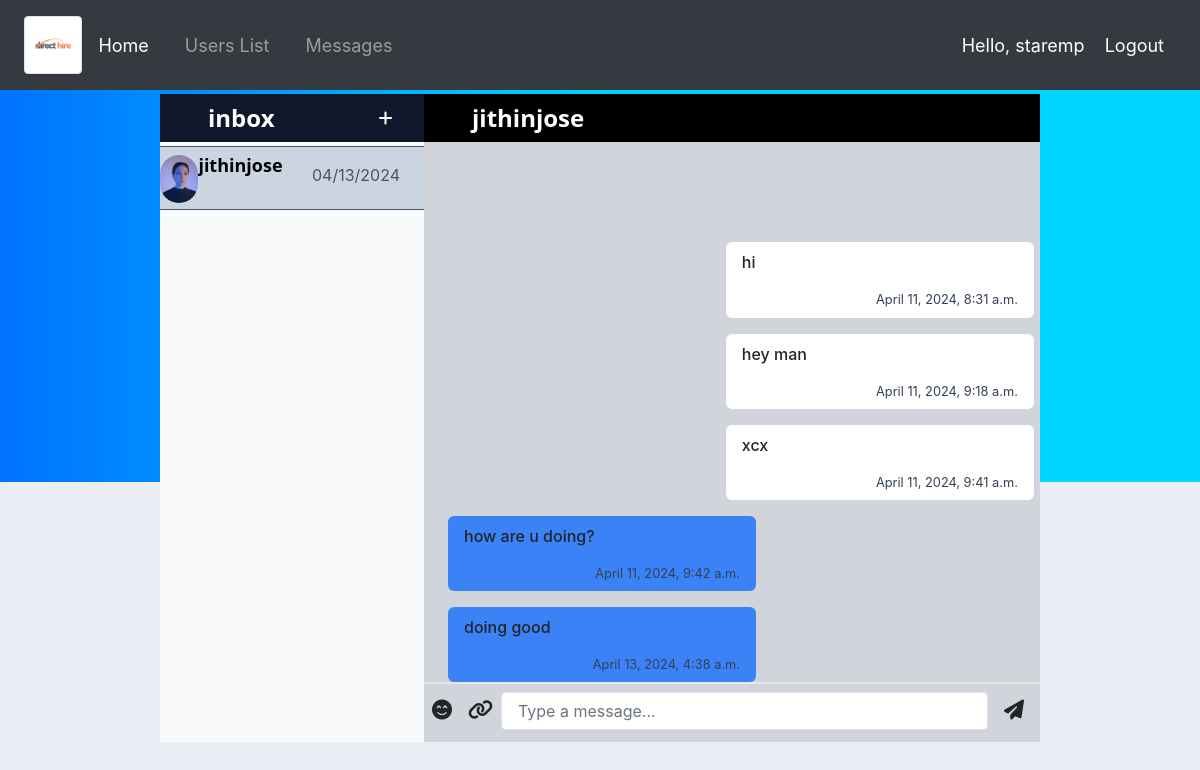
The page /chat/inbox/jithinjose/ (signed in) on the database its author committed.
### accounts/models.py (models this page shows)
class NewUser(AbstractUser):
    USER_TYPE_CHOICES = (
        (1, 'customer'),
        (2, 'employee'),
        (3, 'admin'),
    )
    user_type = models.PositiveSmallIntegerField(choices=USER_TYPE_CHOICES, null=True, blank=True)

### chat/models.py (models this page shows, shortened)
class Message(models.Model):
    sender = models.ForeignKey(NewUser, on_delete=models.CASCADE, related_name='sender')
    recipient = models.ForeignKey(NewUser, on_delete=models.CASCADE, related_name='recipient')
    message = models.TextField()
    date = models.DateTimeField(auto_now_add=True)
    is_read = models.BooleanField(default=False)
    class Meta:
        db_table = 'chat_messages'
        verbose_name = 'Message'
        verbose_name_plural = 'Messages'
        ordering = ('-date',)
    @staticmethod
    def get_all_messages(user_1, user_2):
        messages = Message.objects.filter(sender=user_1, recipient=user_2) | Message.objects.filter(sender=user_2, recipient=user_1)
        messages = messages.order_by('date')
        return messages
    @staticmethod
    def get_message_list(user):
        messages = Message.objects.filter(sender=user) | Message.objects.filter(recipient=user)
        user_list = set()
        message_list = []
        for message in messages:
            if message.sender == user:
                other_user = message.recipient
            else:
                other_user = message.sender
            if other_user not in user_list:
                user_list.add(other_user)
                message_list.append(message)
        message_list.sort(key=lambda x: x.date, reverse=True)
        return message_list

### chat/views.py (the view, shortened to what this page needs)
# urls.py: path('inbox/<str:username>/', InboxView.as_view(), name='inbox'),
class InboxView(LoginRequiredMixin, DetailView):
    model = Message
    template_name = 'inbox.html'
    login_url = '/login2/'
    def dispatch(self, request, *args, **kwargs):
        return super().dispatch(self.request, *args, **kwargs)
    def get_object(self):
        username = self.kwargs.get("username")
        return get_object_or_404(NewUser, username=username)
    def get_context_data(self, **kwargs):
        context = super().get_context_data(**kwargs)
        user = NewUser.objects.get(pk=self.request.user.pk)
        other_user = self.get_object()
        messages = Message.get_message_list(user)
        other_users = []
        for i in range(len(messages)):
            if messages[i].sender != user:
                other_users.append(messages[i].sender)
            else:
                other_users.append(messages[i].recipient)
        sender = other_user
        recipient = user
        context['messages'] = Message.get_all_messages(sender, recipient)
        context['messages_list'] = messages
        context['other_person'] = other_user
        context['you'] = user
        context['other_users'] = other_users
        return context

### chat/templates/inbox.html (shortened to what this page needs)
{% extends 'messages_list.html' %}
{% block message %}
{% if messages %}
<div class=" bg-black h-12">
    <h2 class="text-start text-white py-2 pb-5 px-5 text-2xl font-semibold font-sans">
            {{ other_person.username }}
    </h2>
</div>
<div class=" bg-gray-300 h-[600px]">
    <div class="flex flex-col-reverse h-[90%] w-full">
        <div class="flex flex-nowrap scroll-smooth overflow-y-scroll overflow-x-hidden flex-col pt-2 space-y-4">
            {% for message in messages %}
            {% if message.sender == other_person %}
            <div class=" flex flex-col justify-self-start bg-blue-500 w-1/2 mr-[50%] ml-4 rounded-md px-3 py-2
            text-start">
                <p class=" font-medium">
                    {{ message.message }}
                </p>
                <small class="text-slate-700 text-right">
                    <time datetime="2020-01-01">
                        {{ message.date }}
                    </time>
                </small>
            </div>
            {% else %}
            <div class="flex flex-col justify-self-end bg-white
                            w-1/2 ml-[49%] mr-4 rounded-md px-3 py-2 text-start ">
                <p class=" font-medium">
                    {{ message.message }}
                </p>
                <small class="text-slate-700 text-right">
                    <time datetime="2020-01-01">
                        {{ message.date }}
                    </time>
                </small>
            </div>
            {% endif %}
            {% endfor %}
        </div>
    </div>
    <form action="{% url 'chat:inbox' other_person.username %}" method="POST">
        <footer class="d-flex h-[10%] border-t-2 flex-row">
            <i class="fa-solid fa-face-smile-beam text-[20px] px-2 pt-3"></i>
            <i class="fa-solid fa-link text-[20px] px-2 pt-3"></i>
            <input type="text" name="message"
                    class="
                    form-control
                    w-10/12
                    px-3
                    py-1.5
                    mx-auto
                    mt-2
                    text-base
                    font-normal
                    text-gray-700
                    bg-white bg-clip-padding
                    border border-solid border-gray-300
                    rounded
                    transition
                    ease-in-out
                    m-0
                    focus:text-gray-700 focus:bg-white focus:border-blue-600 focus:outline-none"
                placeholder="Type a message...">
            <button aria-hidden="true" type="submit">
                <i class="fa fa-paper-plane text-[20px] p-3"></i>
            </button>
        </footer>
    </form>
</div>
{% endif %}
{% endblock %}

### chat/templates/messages_list.html (shortened to what this page needs)
{% extends 'chat_base.html' %}
	{% load static %}
    {% load tailwind_filters %}
{% load crispy_forms_tags %}
{% load tailwind_filters %}
    {% block contacts %}
    {% for message in messages_list %}
    {% for us in other_users %}
    {% if us.pk == message.recipient.pk or us.pk == message.sender.pk  %}
    <div class=" mb-1 bg-slate-300 h-16 flex flex-row border-y border-slate-600 cursor-pointer active:bg-slate-700"
        onclick="location.href='{% url 'chat:inbox' us %}';">
        <img class=" block rounded-full h-12 mx-auto mt-2 ml-2" src="{% static '/images/default-user3.jpg' %}" alt="User">
        <div class="flex flex-col flex-nowrap overflow-y-scroll overflow-x-hidden ml-4 my-1 mx-auto text-start space-x-1 truncate">
            <p class=" text-black text-lg text-left font-semibold font-sans">
                {{us}}
            </p>
        </div>
        <div class="grow"></div>
        <small class=" justify-self-end text-gray-600 mr-4 mt-3 text-base  ">
            <time datetime="2020-01-01">
                {{message.date|date:"m/d/Y" }}
            </time>
        </small>
    </div>
    {% endif %}
    {% endfor %}
    {% endfor %}
    {% endblock %}

### accounts/templates/navbar2.html (shortened to what this page needs)
{% load static %}
<link rel="stylesheet" href="https://stackpath.bootstrapcdn.com/bootstrap/4.3.1/css/bootstrap.min.css">
<link rel="stylesheet" type="text/css" href="{% static '/css/main.css' %}">
<nav class="navbar navbar-expand-lg navbar-dark bg-dark">
    <img src="{% static 'images/direct_hire.png' %}" width="5%" class="img-thumbnail m-2 p-2">
    <div class="collapse navbar-collapse" id="navbarNavDropdown">
      <ul class="navbar-nav">
        <li class="hello-msg active">
          <a class="nav-link" href="{% url 'accounts:home' %}">Home</a>
        </li>
        {% if user.is_authenticated %}
          <li class="hello-msg">
              <a class="nav-link" href="{% url  'chat:users_list' %}">Users List</a>
          </li>
          <li class="hello-msg">
            <a class="nav-link" href="{% url  'chat:messages_list' %}">Messages</a>
        </li>
        {% endif %}
      </ul>
    </div>
    <span class="hello-msg">Hello, {{ request.user }}</span>
    {% if user.is_authenticated %}
    <span ><a class="hello-msg" href="{% url 'accounts:logout' %}">Logout</a></span>
    {% else %}
    <span ><a class="hello-msg" href="{% url 'accounts:login2' %}">Login</a></span>
    {% endif %}
  </nav>

### static/css/main.css (style rules this page uses)
body { background-color: #ebeff5; }

### accounts/templates/navbar2.html (style rules this page uses)
.hello-msg { font-size: 18px; color: #fff; margin-right: 20px; }

### rows shown on the page
NewUser: user "staremp"
Message: date "04/13/2024", message "doing good", date "April 13, 2024, 4:38 a.m."
NewUser: username "jithinjose"
Message: message "hi", date "April 11, 2024, 8:31 a.m."
Message: message "hey man", date "April 11, 2024, 9:18 a.m."
Message: message "xcx", date "April 11, 2024, 9:41 a.m."
Message: message "how are u doing?", date "April 11, 2024, 9:42 a.m."
